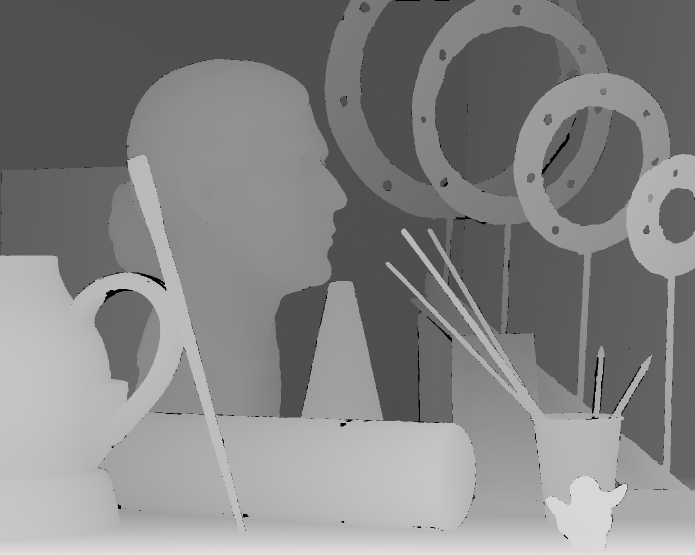
#> input picture data/disp1.png, 1390 x 1110 px (shown at 1/2 size)
$ python compare_disparities.py
#> lines starting #> are read from the running program, lines starting #| are printed output that depends on the picture; pictures that were not available may be replaced by others from this repository, and a replacement may not be noted
#!/usr/bin/env python3

import cv2
import numpy as np
import sys

from skimage import data, img_as_float
from skimage.metrics import structural_similarity as ssim
from skimage.metrics import mean_squared_error
import os

def NCC(img1, img2):
    img_my_ar = img1.flatten()

    img_gt_ar = img2.flatten()
    img_my_ar_norm = (img_my_ar - img_my_ar.mean())/np.linalg.norm(img_my_ar)
    img_gt_ar_norm = (img_gt_ar - img_gt_ar.mean())/np.linalg.norm(img_gt_ar)
    cor = np.corrcoef(img_gt_ar_norm, img_my_ar_norm)
    return cor[1,0]

def MSE(img1, img2):
    img1_float = img_as_float(img1)
    img2_float = img_as_float(img2)
    mse_score = mean_squared_error(img1_float, img2_float)
    return mse_score

def SSIM(img1, img2):
    img1_float = img_as_float(img1)
    img2_float = img_as_float(img2)
    ssim_score = ssim(img1_float, img2_float, data_range=img1_float.max() - img1_float.min())
    return ssim_score

if __name__ == "__main__":

    # read gt disparity image
    output_folder = "output"
    data_folder = "data"
    output_subfolder = "naive"
    img_gt_path = os.path.join(data_folder, "disp1.png")
    img_gt = cv2.imread(img_gt_path, cv2.IMREAD_GRAYSCALE)
#> img_gt is the input picture: shape (1110, 1390); min 0, max 225, mean 132.4

    # list of previously calculated disparity images for each window size
    my_images = ["output_w3_naive.png",
                 "output_w5_naive.png",
                 "output_w7_naive.png",
                 "output_w9_naive.png"]
    nccs = []
    mses = []
    ssims = []

    # calculate metrics
    for my_img in my_images:
        img_path = os.path.join(output_folder,output_subfolder, my_img)
        img_my = cv2.imread(img_path, cv2.IMREAD_GRAYSCALE)
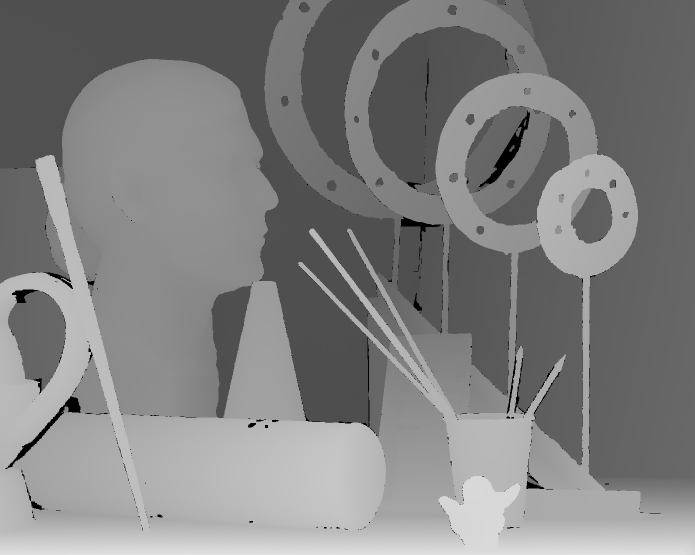
#> input picture data/disp5.png, 1390 x 1110 px, given in place of output_w3_naive.png, which was not available (shown at 1/2 size)
#> img_my is the input picture: shape (1110, 1390); min 0, max 225, mean 128.3
        nccs.append(NCC(img_my, img_gt))
#> in NCC, `cor = np.corrcoef(img_gt_ar_norm, img_my_ar_norm)`: cor = [[1, 0.562], [0.562, 1]]
        mses.append(MSE(img_my, img_gt))
#> in MSE, `mse_score = mean_squared_error(img1_float, img2_float)`: mse_score = 0.0255
        ssims.append(SSIM(img_my, img_gt))
#> in SSIM, `ssim_score = ssim(img1_float, img2_float, data_range=img1_float.max() ..`: ssim_score = 0.793
#> pass 2 of the loop `for my_img in my_images:`:
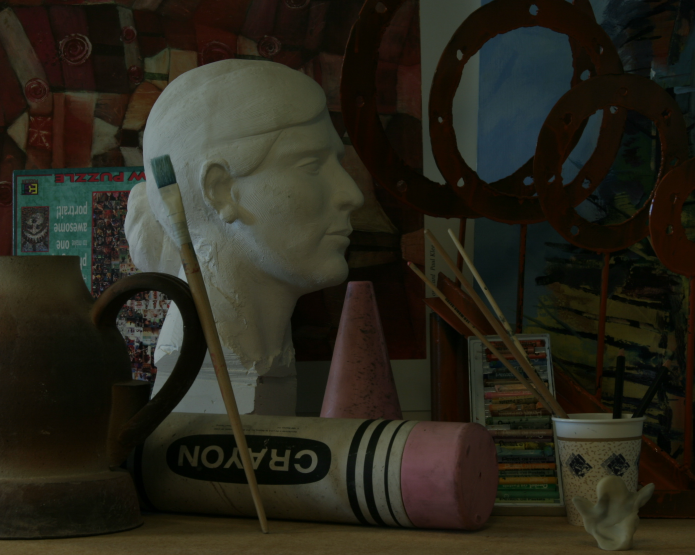
#> input picture data/view0.png, 1390 x 1110 px, given in place of output_w5_naive.png, which was not available (shown at 1/2 size)
#> `img_my = cv2.imread(img_path, cv2.IMREAD_GRAYSCALE)`:
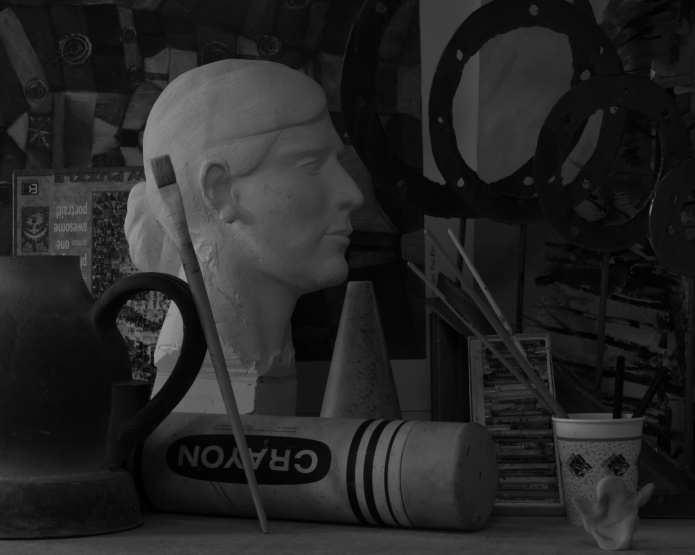
#> img_my: shape (1110, 1390) (shown at 1/2 size); min 0, max 153, mean 36.3
    print("w_size:\t   3    5    7    9")
    print("NCC:\t", np.round(nccs, 2))
    print("MSE:\t", np.round(mses, 2))
    print("SSIM:\t", np.round(ssims, 2))
